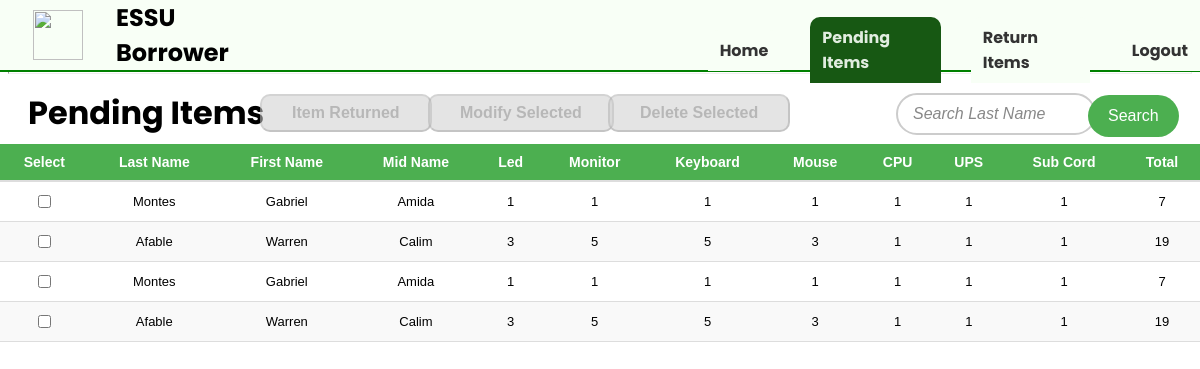
Before: /pending_items/ with the older database file.
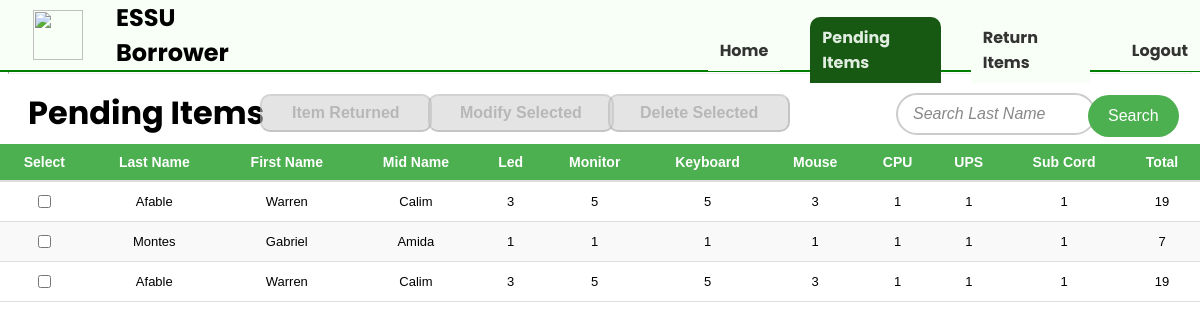
After: the same page with the newer database file.
### borrower_app/models.py (models this page shows, shortened)
class BorrowerInfo(models.Model):
    last_name = models.CharField(max_length=20)
    first_name = models.CharField(max_length=20)
    middle_name = models.CharField(max_length=20)
    projector_qty = models.IntegerField(5)
    led_qty = models.IntegerField(5)
    monitor_qty = models.IntegerField(5)
    keyboard_qty = models.IntegerField(5)
    mouse_qty = models.IntegerField(5)
    cpu_qty = models.IntegerField(5)
    ups_qty = models.IntegerField(5)
    sub_cord_qty = models.IntegerField(5)
    power_cord_qty = models.IntegerField(5)
    def total_quantity(self):
        return (self.led_qty +
                self.monitor_qty +
                self.keyboard_qty +
                self.mouse_qty +
                self.cpu_qty +
                self.ups_qty +
                self.sub_cord_qty)

### borrower_app/views.py (the view)
# urls.py: path('pending_items/', views.pending_items, name="pending_items"),
def pending_items(request):
    borrowers = BorrowerInfo.objects.all()
    borrower_data = []
    for borrower in borrowers:
        total = borrower.total_quantity()
        borrower_data.append({
            'id': borrower.id,  # Ensure borrower.id is passed here
            'last_name': borrower.last_name,
            'first_name': borrower.first_name,
            'middle_name': borrower.middle_name,
            'led_qty': borrower.led_qty,
            'monitor_qty': borrower.monitor_qty,
            'keyboard_qty': borrower.keyboard_qty,
            'mouse_qty': borrower.mouse_qty,
            'cpu_qty': borrower.cpu_qty,
            'ups_qty': borrower.ups_qty,
            'sub_cord_qty': borrower.sub_cord_qty,
            'total': total,
        })
    return render(request, 'borrower_app/pending_items.html', {'borrowers': borrower_data})

### borrower_app/templates/borrower_app/pending_items.html (shortened to what this page needs)
{% extends "borrower_app/control_panel.html" %}
{% block content %}
    <div class="content">
        <h1 class="pend-heading">Pending Items</h1>
        <button id="return-button" class="return-btn-pending" disabled>Item Returned</button>
        <button id="modify-button" class="modify-btn-pending" disabled>Modify Selected</button>
        <button id="delete-button" class="delete-btn-pending" disabled>Delete Selected</button>
        <input  type="search" class="search-borrower" placeholder="Search Last Name" id="search" name="search">
        <button id="search_button" class="search-btn" >Search</button>
        <div class="table-responsive">
            <table class="borrowers">
                <thead>
                    <tr>
                        <th>Select</th>
                        <th>Last Name</th>
                        <th>First Name</th>
                        <th>Mid Name</th>
                        <th>Led</th>
                        <th>Monitor</th>
                        <th>Keyboard</th>
                        <th>Mouse</th>
                        <th>CPU</th>
                        <th>UPS</th>
                        <th>Sub Cord</th>
                        <th>Total</th>
                    </tr>
                </thead>
                <tbody>
                    {% for borrower in borrowers %}
                        <tr>
                            <td>
                                <input type="checkbox" class="select-borrower" value="{{ borrower.id }}">
                            </td>
                            <td>{{ borrower.last_name }}</td>
                            <td>{{ borrower.first_name }}</td>
                            <td>{{ borrower.middle_name }}</td>
                            <td>{{ borrower.led_qty }}</td>
                            <td>{{ borrower.monitor_qty }}</td>
                            <td>{{ borrower.keyboard_qty }}</td>
                            <td>{{ borrower.mouse_qty }}</td>
                            <td>{{ borrower.cpu_qty }}</td>
                            <td>{{ borrower.ups_qty }}</td>
                            <td>{{ borrower.sub_cord_qty }}</td>
                            <td>{{ borrower.total }}</td>
                        </tr>
                    {% endfor %}
                </tbody>
            </table>
        </div>
    </div>
{% endblock content %}

### borrower_app/templates/borrower_app/control_panel.html (shortened to what this page needs)
<!DOCTYPE html>
<html lang="en">
<head>
    {% load static %}
    <link rel="stylesheet" href="{% static 'borrower_app/css/style.css' %}">
</head>
<body>
    <nav class="nav-bar">
        <img class="logo" src="{% static 'borrower_app/images/essu_logo_no_text.png' %}">
        <h2 class="heading">ESSU Borrower</h2>
        <a class="nav-hover nav-home" href="{% url 'home' %}">Home</a>
        <a class="nav-hover nav-pending" href="{% url 'pending_items' %}">Pending Items</a>
        <a class="nav-hover nav-return" href="{% url 'return_items' %}">Return Items</a>
        <a class="nav-hover nav-logout" href="{% url 'logout' %}">Logout</a>
    </nav>
    <hr class="border">
    {% block content %}
    {% endblock content %}
</body>
</html>

### borrower_app/static/borrower_app/css/style.css (style rules this page uses)
body { font-family: 'Poppins', sans-serif; background: white; }
.nav-bar { background-color: #f8fff6; height: 70px; width: 100%; top: 0; left: 0; display: flex; position: fixed; align-items: center; border: 2px solid green; border-top: none; border-left: none; border-right: none; }
.nav-home, .nav-pending, .nav-return, .nav-logout { text-decoration: none; color: #333; font-weight: bold; font-size: 16px; transition: background-color 0.3s ease; background: #f8fff6; padding: 8px 12px; border-radius: 10px 10px 0 0; }
.nav-home { margin-left: 36%; margin-top: 30px; }
.nav-pending { margin-left: 30px; margin-top: 30px; }
.nav-return { margin-left: 30px; margin-top: 30px; }
.nav-logout { margin-left: 30px; margin-top: 30px; }
.nav-active { color: #e1ede0; background-color: #175813; border-radius: 10px 10px 0 0; }
.logo { margin: 0; height: 50px; width: 50px; padding: 33px; }
.border { margin-top: 70px; height: 2px; background-color: none; }
.pend-heading { margin-left: 20px; margin-right: 0px; margin-top: 5px; margin-bottom: 0px; position: fixed; }
.modify-btn-pending, .delete-btn-pending, .return-btn-pending { color: black; font-weight: bold; font-size: 16px; background: #f8fff6; padding: 8px 30px; border-radius: 10px; position: fixed; }
.modify-btn-pending { margin-top: 10px; margin-left: 35%; }
.delete-btn-pending { margin-top: 10px; margin-left:50%; }
.return-btn-pending { margin-top: 10px; margin-left:21%; }
.modify-btn-pending:disabled { background-color: #d3d3d3; color: #888; cursor: not-allowed; opacity: 0.6; }
.delete-btn-pending:disabled { background-color: #d3d3d3; color: #888; cursor: not-allowed; opacity: 0.6; }
.return-btn-pending:disabled { background-color: #d3d3d3; color: #888; cursor: not-allowed; opacity: 0.6; }
.search-borrower { width: 200px; padding: 10px 15px; margin-top: 9px; margin-left: 74%; font-size: 16px; border: 2px solid #ccc; border-radius: 25px; outline: none; transition: all 0.3s ease; position: fixed; }
.search-borrower::placeholder { color: #888; font-style: italic; }
.search-btn { background-color: #4CAF50; color: white; border: none; margin-left: 90%; margin-top: 11px; padding: 12px 20px; font-size: 16px; border-radius: 25px; cursor: pointer; transition: background-color 0.3s ease; position: fixed; }
table.borrowers { width: 100%; border-collapse: collapse; font-family: Arial, sans-serif; margin: 5% 0px; left: 0px; position: fixed; }
.table-responsive { margin: 10px 0; overflow-x: auto; }
table.borrowers th { background-color: #4CAF50; color: white; padding: 10px; text-align: center; font-size: 14px; border-bottom: 2px solid #ddd; }
table.borrowers td { padding: 10px; border-bottom: 1px solid #ddd; font-size: 13px; text-align: center; }
table.borrowers tr:nth-child(even) { background-color: #f9f9f9; }

Changed rows visible on the page:
removed BorrowerInfo: last_name "Montes", first_name "Gabriel", middle_name "Amida"
Other visible differences:
list line gone: "☐ 1 1 1 1 1 1 1 7"
list line gone: "Montes Gabriel Amida"
